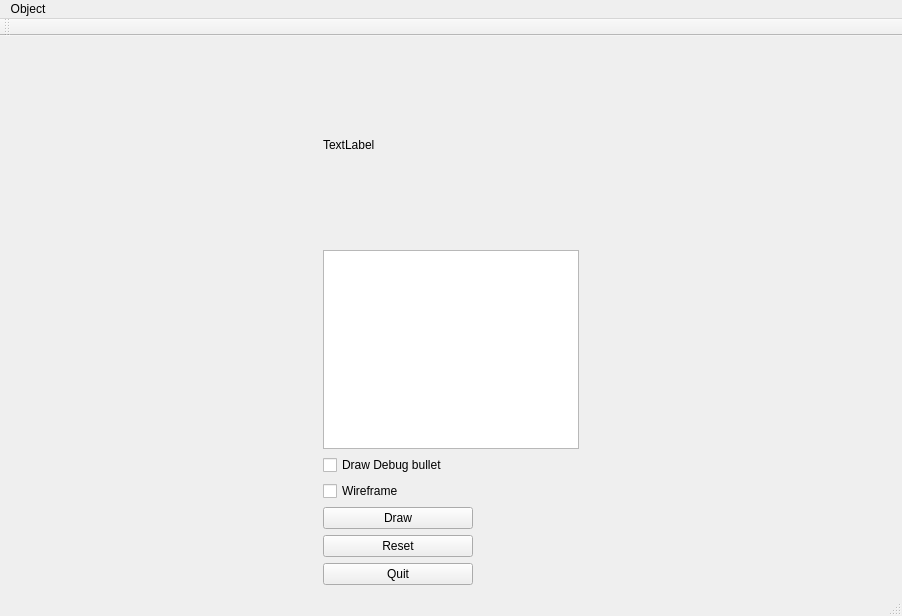
<?xml version="1.0" encoding="UTF-8"?>
<ui version="4.0">
 <class>MainWindow</class>
 <widget class="QMainWindow" name="MainWindow">
  <property name="geometry">
   <rect>
    <x>0</x>
    <y>0</y>
    <width>902</width>
    <height>616</height>
   </rect>
  </property>
  <property name="sizePolicy">
   <sizepolicy hsizetype="Preferred" vsizetype="Preferred">
    <horstretch>0</horstretch>
    <verstretch>0</verstretch>
   </sizepolicy>
  </property>
  <property name="windowTitle">
   <string>MainWindow</string>
  </property>
  <widget class="QWidget" name="centralwidget">
   <property name="sizePolicy">
    <sizepolicy hsizetype="Preferred" vsizetype="Preferred">
     <horstretch>0</horstretch>
     <verstretch>0</verstretch>
    </sizepolicy>
   </property>
   <layout class="QHBoxLayout" name="horizontalLayout">
    <item>
     <layout class="QVBoxLayout" name="verticalLayout_3">
      <item>
       <layout class="QVBoxLayout" name="layoutList">
        <item>
         <widget class="QLabel" name="imageView">
          <property name="text">
           <string>TextLabel</string>
          </property>
         </widget>
        </item>
        <item>
         <widget class="QTableView" name="tableView">
          <property name="sizePolicy">
           <sizepolicy hsizetype="Minimum" vsizetype="Minimum">
            <horstretch>0</horstretch>
            <verstretch>0</verstretch>
           </sizepolicy>
          </property>
         </widget>
        </item>
       </layout>
      </item>
      <item>
       <widget class="QCheckBox" name="debugBullet">
        <property name="text">
         <string>Draw Debug bullet</string>
        </property>
       </widget>
      </item>
      <item>
       <widget class="QCheckBox" name="wireframe">
        <property name="sizePolicy">
         <sizepolicy hsizetype="Fixed" vsizetype="Fixed">
          <horstretch>0</horstretch>
          <verstretch>0</verstretch>
         </sizepolicy>
        </property>
        <property name="minimumSize">
         <size>
          <width>150</width>
          <height>0</height>
         </size>
        </property>
        <property name="text">
         <string>Wireframe</string>
        </property>
       </widget>
      </item>
      <item>
       <widget class="QPushButton" name="draw">
        <property name="sizePolicy">
         <sizepolicy hsizetype="Fixed" vsizetype="Fixed">
          <horstretch>0</horstretch>
          <verstretch>0</verstretch>
         </sizepolicy>
        </property>
        <property name="minimumSize">
         <size>
          <width>150</width>
          <height>0</height>
         </size>
        </property>
        <property name="text">
         <string>Draw</string>
        </property>
       </widget>
      </item>
      <item>
       <widget class="QPushButton" name="ResetButton">
        <property name="sizePolicy">
         <sizepolicy hsizetype="Fixed" vsizetype="Fixed">
          <horstretch>0</horstretch>
          <verstretch>0</verstretch>
         </sizepolicy>
        </property>
        <property name="minimumSize">
         <size>
          <width>150</width>
          <height>0</height>
         </size>
        </property>
        <property name="text">
         <string>Reset</string>
        </property>
       </widget>
      </item>
      <item>
       <widget class="QPushButton" name="quit">
        <property name="sizePolicy">
         <sizepolicy hsizetype="Fixed" vsizetype="Fixed">
          <horstretch>0</horstretch>
          <verstretch>0</verstretch>
         </sizepolicy>
        </property>
        <property name="minimumSize">
         <size>
          <width>150</width>
          <height>0</height>
         </size>
        </property>
        <property name="text">
         <string>Quit</string>
        </property>
       </widget>
      </item>
     </layout>
    </item>
    <item>
     <layout class="QVBoxLayout" name="layout_scene">
      <property name="sizeConstraint">
       <enum>QLayout::SetDefaultConstraint</enum>
      </property>
     </layout>
    </item>
   </layout>
  </widget>
  <widget class="QMenuBar" name="menubar">
   <property name="geometry">
    <rect>
     <x>0</x>
     <y>0</y>
     <width>902</width>
     <height>22</height>
    </rect>
   </property>
   <widget class="QMenu" name="menuEye_3D">
    <property name="title">
     <string>Object</string>
    </property>
   </widget>
   <addaction name="menuEye_3D"/>
  </widget>
  <widget class="QStatusBar" name="statusbar"/>
  <widget class="QToolBar" name="toolBar">
   <property name="windowTitle">
    <string>toolBar</string>
   </property>
   <attribute name="toolBarArea">
    <enum>TopToolBarArea</enum>
   </attribute>
   <attribute name="toolBarBreak">
    <bool>false</bool>
   </attribute>
  </widget>
 </widget>
 <resources/>
 <connections/>
</ui>
